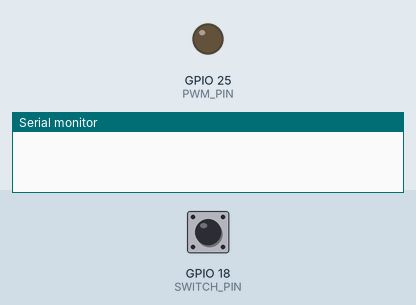
Simulated run of this sketch. Board: ESP32. Parts: output pins drawn as LEDs (lit = HIGH), the last lines printed to the serial monitor. The test bench sets the inputs (shaded band); at power-on: GPIO 18 (SWITCH_PIN) HIGH.

Above: at 1.2 s.
1.3 s: GPIO 18 (SWITCH_PIN) pulled LOW for 0.15 s
At 1.5 s:
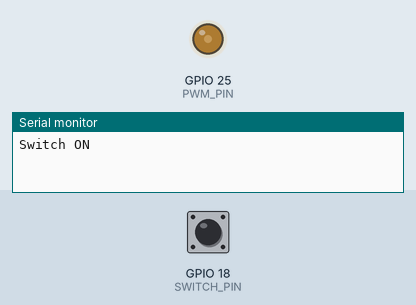
4.3 s: GPIO 18 (SWITCH_PIN) pulled LOW for 1 s
Timing chart, 0 to 7.3 s (numbered marks = the images above; inputs shaded):
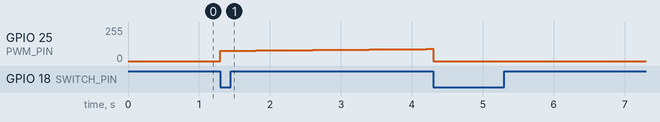

The sketch:

ESP32_SoftStart_SecControl.ino
```cpp
// .ino
#include "variables.h"
#include "functions.h"

void setup() {
  Serial.begin(115200);
  setupESP32();
}

void loop() {
  switchControl();
  softStartPWM();
}
```

functions.cpp
```cpp
// functions.cpp
#include "functions.h"

void setupESP32() {
  // 핀 모드 설정
  pinMode(SWITCH_PIN, INPUT_PULLUP);
  pinMode(PWM_PIN, OUTPUT);

  // PWM 설정
  ledcAttach(PWM_PIN, PWM_FREQUENCY, PWM_RESOLUTION);

  // 단계 수 및 듀티 사이클 증가량 계산
  steps = (int)(softStartDuration / incrementDelay);
  dutyCycleIncrement = (targetDutyCycle - minDutyCycle) / steps;
}

void switchControl() {
  // 스위치 상태 읽기
  currentButtonState = digitalRead(SWITCH_PIN);

  // 버튼 눌림 감지 (풀업이므로 LOW가 눌림)
  if (lastButtonState == HIGH && currentButtonState == LOW) {
    isRunning = !isRunning;  // 상태 토글
    if (isRunning) {
      Serial.println("Switch ON");
    } else {
      Serial.println("Switch OFF");
    }
  }
  lastButtonState = currentButtonState;
}

void softStartPWM() {
  static float currentDutyCycle = 0.0;
  static int currentStep = 0;

  if (isRunning) {
    if (currentStep < steps) {
      currentDutyCycle = minDutyCycle + dutyCycleIncrement * currentStep;
      currentStep++;
    } else {
      currentDutyCycle = targetDutyCycle;
    }

    // 듀티 사이클을 PWM 값으로 변환
    int pwmValue = (int)(currentDutyCycle / 100.0 * ((1 << PWM_RESOLUTION) - 1));

    // PWM 출력
    ledcWrite(PWM_PIN, pwmValue);

    // 증가 간격 대기
    delay((int)incrementDelay);
  } else {
    // PWM 출력 중지
    ledcWrite(PWM_PIN, 0);
    currentDutyCycle = minDutyCycle;
    currentStep = 0;
  }
}
```

functions.h
```cpp
// functions.h
#ifndef FUNCTIONS_H
#define FUNCTIONS_H

#include "variables.h"

void setupESP32();
void switchControl();
void softStartPWM();

#endif
```

variables.cpp
```cpp
// variables.cpp
#include "variables.h"

// 핀 설정
int PWM_PIN = 25;        // PWM 출력 핀
int SWITCH_PIN = 18;     // On/Off 스위치 핀 (풀업 저항 연결)

// 소프트 스타트 변수
float targetDutyCycle = 40.0;     // 목표 듀티 사이클 (%)
float minDutyCycle = 30.0;        // 최소 듀티 사이클 (%)
float softStartDuration = 5000.0; // 목표 듀티 사이클에 도달할 때까지 걸리는 시간 (1000 => 1초)
float incrementDelay = 100.0;     // 듀티 사이클 증가 간격 (밀리초)

// PWM 설정
const int PWM_FREQUENCY = 1500;   // PWM 주파수 (Hz)
const int PWM_RESOLUTION = 8;     // PWM 분해능 (비트, 8비트는 0~255)

// 계산용 변수
int steps = 0;                    // 단계 수
float dutyCycleIncrement = 0.0;   // 단계별 듀티 사이클 증가량

// 상태 변수
bool isRunning = false;           // PWM 출력 상태
bool currentButtonState = false;
bool lastButtonState = false;
```

variables.h
```cpp
// variables.h
#ifndef VARIABLES_H
#define VARIABLES_H

#include <Arduino.h>

// 핀 설정
extern int PWM_PIN;        // PWM 출력 핀
extern int SWITCH_PIN;     // On/Off 스위치 핀

// 소프트 스타트 변수
extern float targetDutyCycle;     // 목표 듀티 사이클 (0.0 ~ 100.0)
extern float minDutyCycle;        // 최소 듀티 사이클 (0.0 ~ 100.0)
extern float softStartDuration;   // 목표 듀티 사이클에 도달할 때까지 걸리는 시간 (밀리초)
extern float incrementDelay;      // 듀티 사이클 증가 간격 (밀리초)

// 계산된 변수
extern int steps;                 // 목표 듀티 사이클에 도달하기 위한 단계 수
extern float dutyCycleIncrement;  // 단계별 듀티 사이클 증가량

// 상태 변수
extern bool isRunning;            // PWM 출력 상태
extern bool currentButtonState;
extern bool lastButtonState;

// PWM 설정
extern const int PWM_FREQUENCY;   // PWM 주파수 (Hz)
extern const int PWM_RESOLUTION;  // PWM 분해능 (비트)

#endif
```

Measured:
- after the input at 1.3 s, GPIO 25 (PWM_PIN): moves from 0/255 to 91/255 over 2.9 s, starting at once
